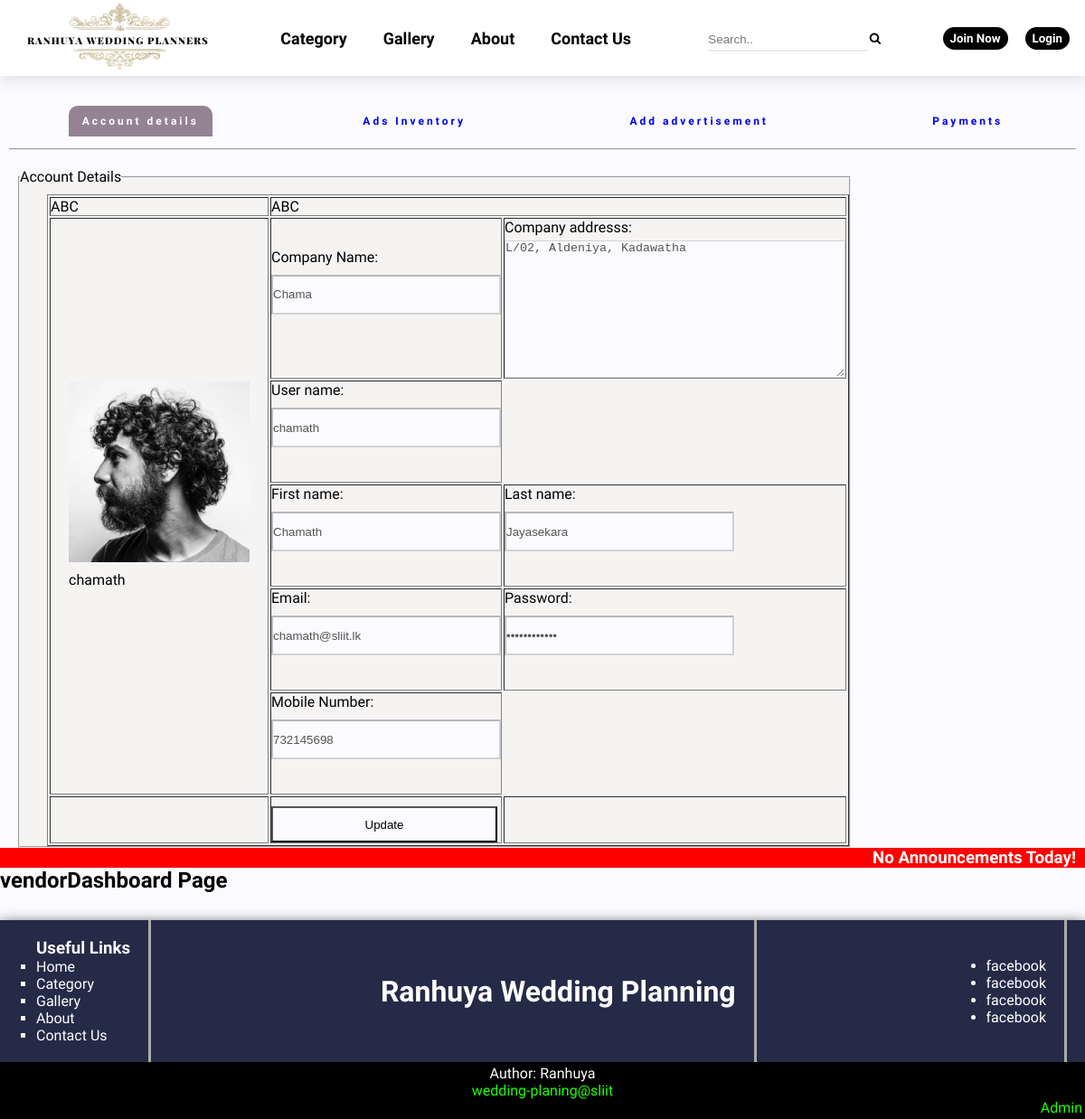
The page /accountDetails.php on the database its author committed.
### tables this page shows
CREATE TABLE Vendor(
    vendorID INT AUTO_INCREMENT PRIMARY KEY NOT NULL,   
	v_company varchar(30) ,
	v_username varchar(30) NOT NULL,
	v_imgLoc varchar(300),
	v_fname varchar(30) NOT NULL,
	v_lname varchar(30) NOT NULL,
	role varchar(10) NOT NULL,
	v_password varchar(256) NOT NULL,
	v_mobile INT,
	v_address varchar(30),
	v_email varchar(30) NOT NULL	  
);

### accountDetailsFile.php (called while the page is built, shortened)
<?php
	 $sqlstmt="SELECT * FROM Vendor WHERE vendorID=3;";
	 if($result=mysqli_query($conn,$sqlstmt)){
		 if($result->num_rows>0){
			 while($row=$result->fetch_assoc()){
				 $company=$row["v_company"];
	             $username=$row["v_username"];
	             $ImageLoc=$row["v_imgLoc"];
	             $firstname=$row["v_fname"];
	             $lastname=$row["v_lname"];
	             $password=$row["v_password"];
	             $mobile=$row["v_mobile"];
	             $address=$row["v_address"];
	             $email=$row["v_email"];
			 }
		 }else{
			 echo "Cannot find this vendor";
		 }
	 }else{
		 echo "Errors,vendor retriving:".$conn->error;
	 }
?>

### accountDetails.php (the view, shortened to what this page needs)
<?php
   $title = 'Vendor Dashboard'; include("header.php");
   include "accountDetailsFile.php";
?>
    <link rel="stylesheet" href="./assets/css/accountDetails.css">
	<link rel="stylesheet" href="./assets/css/vendorNavBar.css">
	<nav id="vnavBar">
		<ul class="vendorNavbar">
			<li>
				<a class="links current"  href="accountDetails.php">Account details</a>
			</li>
			<li>
				<a class="links"  href="adsInventory.php">Ads Inventory</a>
			</li>
			<li>
				<a class="links"  href="addCommercialsPage.php">Add advertisement</a>
			</li>
			<li>
				<a class="links"   href="paymentHistory.php">Payments</a>
			</li>
		</ul>
	</nav>
	<hr>
	<div class="acdetails">
	<form method="POST" action="<?php echo htmlspecialchars($_SERVER['PHP_SELF']);?>" enctype="multipart/form-data">
  <fieldset>
    <legend>Account Details</legend>
	<div class="data">
	<table border="1" width="100%">
	<tr>
		<td>ABC</td>
		<td colspan="2">ABC</td>
	</tr>
	<tr>
      <td rowspan="5">
	  <div class="profilepic">
	  <div class="picture">
	<img src="<?php echo $ImageLoc;?>" height='200' width='200' alt="profilepicture" title="vendorpropic">
	</div>
	<label for="propic"><?php 	echo htmlspecialchars($username);?></label>
	<input class="visible" type="file" id="propic" name="propic" value="<?php echo htmlspecialchars($ImageLoc);?>" disabled><br><br>
	</div>
	  </td>
     <div class="vendorDetails">
      <td> <label for="company">Company Name:</label>
    <input class="visible" type="text" id="company" name="company" value="<?php echo  $company;?>" disabled><br><br>
	  </td>
      <td><label for="address">Company addresss:</label>
	 <textarea class="visible" id="address" name="address" cols="45" rows="10" disabled><?php echo htmlspecialchars($address); ?></textarea>
	  </td>
  </tr>
  <tr>
    <td><label for="username">User name:</label>
    <input class="visible" type="text" id="username" name="username" value="<?php 	echo $username;?>" disabled><br><br>
	</td>
  </tr>
	<tr>
		<td>
    <label for="fname">First name:</label>
    <input class="visible" type="text" id="fname" name="fname" value="<?php echo $firstname;?>" disabled><br><br>
</td>
		<td>
    <label class="visible" for="lname">Last name:</label>
    <input class="visible" type="text" id="lname" name="lname" value="<?php echo  $lastname;?>" disabled><br><br>
  </td>
  </tr>
  	<tr>
		<td>
    <label for="email">Email:</label>
    <input class="visible" type="email" id="email" name="email" value="<?php echo $email;?>"  disabled><br><br>
    	 </td>
		<td>
    <label for="password">Password:</label>
    <input class="visible" type="password" id="password" name="password" value="<?php echo substr($password,0,12);?>" disabled><br><br>
</td>
  </tr>
  <tr>
		<td>
	 <label for="mobile">Mobile Number:</label>
    <input class="visible" type="text" id="mobile" name="mobile" value="<?php echo $mobile;?>" pattern="[1-9]{9}" disabled><br><br>
</td>
  </tr>
      <div class="profilebtn">
  <tr>
  <td></td>
  <td> <input type="button" name="update" id="update" value="Update">
	 <input type="hidden" name="save" id="save" value="save"></td>
  <td>
	 <input type="hidden" name="deleted" id="deleted" value="Delete"></td>
  </tr>
  </div>
</table>
	</div>
	 </div>
</div>
<?php
   include "vendorAnnouncementFooter.php";
?>

### assets/css/main.css (style rules this page uses)
html, body { margin: 0; padding: 0; font-family: 'Ubuntu', sans-serif; }
a { text-decoration: none; }

### assets/css/header.css (style rules this page uses)
body { background-color: #FFF; }
.links { list-style: none; }

### assets/css/accountDetails.css (style rules this page uses)
* { padding:0px; margin:0px; }
body { background-color:#FBFBFF; }
fieldset { background-color:#F6F4F3; }
textarea { display:block; margin-top:5px; background-color:#FBFBFF; }
.profilepic { margin:10px; }
.data { margin-left:10px; margin-top:10px; }
.data img { display:block; margin:10px; }
.acdetails { margin-right:20px; margin-left:20px; margin-top:20px; width:70%; }
.data { display:flex; }
.data input { width:250px; height:40px; background-color:#FBFBFF; }
.profilebtn { display:flex; float:right; margin:10px; justify-content:space-evenly; }
.acdetails label,input { display:block; }
.acdetails input { margin-top:10px; }
.profilepic label { margin:10px; }

### rows shown on the page
vendor: v_imgLoc (picture), v_username "chamath", company "Chama", address "L/02, Aldeniya, Kadawatha", username "chamath", fname "Chamath", lname "Jayasekara", email "chamath@sliit.lk", mobile "732145698"
